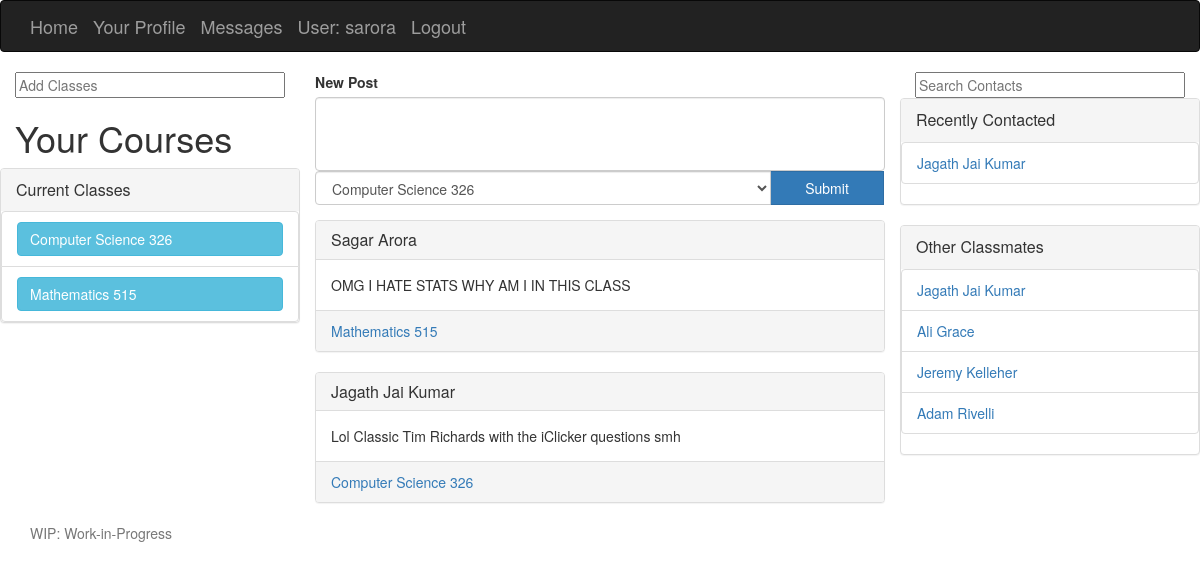
The page /Tibl/ (signed in) on the database as committed earlier.
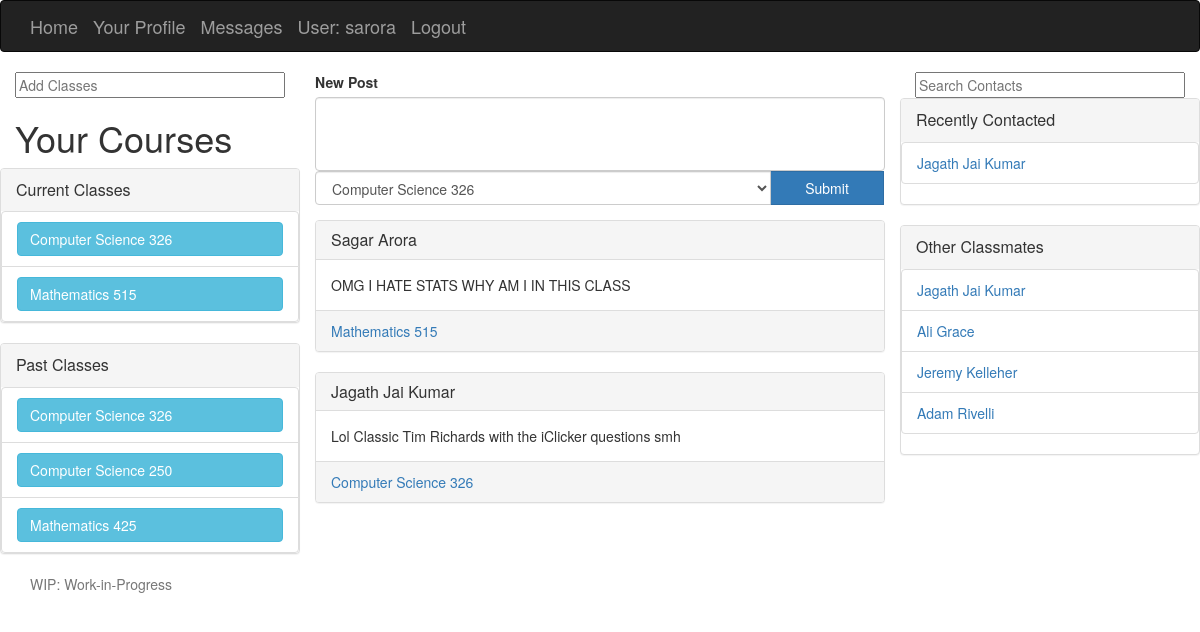
The same page on the database as committed later.
### Tibl/models.py (models this page shows, shortened)
class Section(models.Model):
	year = models.IntegerField()
	season_enum = (
		('F', 'Fall'),
		('Sp', 'Spring'),
		('W', 'Winter'),
		('Su', 'Summer'),
	)
	season = models.CharField(max_length=2, choices=season_enum, null=True)
	teachers = models.ManyToManyField('Teacher')
	students = models.ManyToManyField('Student')
	course = models.ForeignKey('Course', on_delete=models.SET_NULL, null=True)

class Course(models.Model):
	department = models.ForeignKey('Department', on_delete=models.SET_NULL, null=True)
	name = models.CharField(max_length=200, null=True)
	number = models.CharField(max_length=10)

class Department(models.Model):
	name = models.CharField(max_length=60)
	abbreviation = models.CharField(max_length=10)
	def __str__(self):
		return self.name

class Post(models.Model):
	poster = models.ForeignKey('Student', on_delete=models.SET_NULL, null=True)
	content = models.TextField(max_length=10000)
	creation_date = models.DateTimeField(auto_now_add=True)
	section = models.ForeignKey('Section', on_delete=models.SET_NULL, null=True)

class Student(models.Model):
	full_name = models.CharField(max_length=60)
	grad_year = models.IntegerField()
	profile_picture = models.ImageField(upload_to="profile_pictures")
	user = models.OneToOneField(User, on_delete=models.SET_NULL, null=True)

### Tibl/views.py (the view, shortened to what this page needs)
# urls.py: path('', views.index, name='index'),
@login_required
def index(request):
    poster = Student.objects.get(user=request.user.pk)
    student_pk = poster.pk
    past_section_list = Section.objects.filter(students=student_pk).filter(~(Q(year=2018) & Q(season='Sp')))
    section_list = Section.objects.filter(students=student_pk).filter(season='Sp').filter(year=2018)
    have_messaged = [message.receiver for message in Message.objects.filter(sender=student_pk)] +\
                    [message.sender for message in Message.objects.filter(receiver=student_pk)]
    other_classmates = Student.objects.filter(section__in=section_list).filter(~Q(pk=student_pk)).distinct()
    have_messaged = list(set(have_messaged))
    posts = Post.objects.filter(section__in=section_list)
    ordered = posts.order_by('-creation_date')
    return render(
        request,
        'index.html',
        context={
        'past_section_list': past_section_list,
        'section_list': section_list,
        'have_messaged': have_messaged,
        'cur_user': student_pk,
        'posts': ordered,
        'other_classmates': other_classmates,
        }
    )

### Tibl/templates/index.html (shortened to what the changed rows need)
{% extends "base_generic.html" %}
{% block content %}
{% load static %}
<link rel="stylesheet" href="{% static 'css/home.css' %}">
<div class="col-md-3">
	<h1>Your Courses</h1>
	{% if section_list %}
	<div class="row">
		<div class="panel-group">
			<div class="panel panel-default">
				<div id="current_class_dropdown" class="collapse in" style="overflow:hidden">
					{% for section in section_list %}
					<li class="list-group-item">
						<a href="{% url 'class' section.pk %}" class="btn btn-info class_btn" role="button">
							{{ section.course.department }} {{ section.course.number }}
						</a>
					</li>
					{% endfor %}
				</div>
			</div>
		</div>
	</div>
	{% endif %}
	{% if past_section_list %}
	<div class="row">
		<div class="panel-group">
			<div class="panel panel-default">
				<div class="panel-heading">
					<a data-toggle="collapse" href="#past_class_dropdown" role="button" aria-expanded="true" aria-controls="collapseExample" class="panel-title">
						<p class="panel-title">
							Past Classes
						</p>
					</a>
				</div>
				<div id="past_class_dropdown" class="collapse in" style="overflow:hidden">
					{% for section in past_section_list %}
					<li class="list-group-item">
						<a href="{% url 'class' section.pk %}" class="btn btn-info class_btn" role="button">
							{{ section.course.department }} {{ section.course.number }}
						</a>
					</li>
					{% endfor %}
				</div>
			</div>
		</div>
	</div>
	{% endif %}
</div>
<div class="col-md-6">
	{% if posts %}
	{% for post in posts %}
	<div class="panel panel-default">
		<div class="panel-heading">
			<h3 class="panel-title">
				<a href="{% url 'friendprofile' post.poster.pk %}">
					{{ post.poster.full_name }}
				</a>
			</h3>
		</div>
		<div class="panel-body">
			{{ post.content }}
		</div>
		<div class="panel-footer">
			<a href="{% url 'class' post.section.pk %}">
				{{ post.section.course.department }} {{ post.section.course.number }}
			</a>
		</div>
	</div>
	{% endfor %}
	{% endif %}
</div>
<div class="col-md-3">
	<div class="row">
		<div class="panel-group">
			<div class="panel panel-default">
				{% if have_messaged %}
				<div id="recent_contacts_dropdown" class="collapse in">
					<ul class="list-group">
						{% for message in have_messaged %}
						<a href="{% url 'messages' %}">
							<li class="list-group-item">
								{{ message.full_name }}
							</li>
						</a>
						{% endfor %}
					</ul>
				</div>
				{% endif %}
			</div>
		</div>
	</div>
	<div class="row">
		<div class="panel-group">
			<div class="panel panel-default">
				{% if other_classmates %}
				<div id="classmates_dropdown" class="collapse in">
					<ul class="list-group">
						{% for classmate in other_classmates %}
						<li class="list-group-item"><a href="{% url 'friendprofile' classmate.pk %}">{{ classmate.full_name }}</a></li>
						{% endfor %}
					</ul>
				</div>
				{% endif %}
			</div>
		</div>
	</div>
</div>
{% endblock %}

Rows that differ between the two databases and show on the page:
added Section: course.department "Computer Science", course.number "326"
added Section: course.department "Computer Science", course.number "250"
added Section: course.department "Mathematics", course.number "425"
Other text that changed with them:
text now shown: "Past Classes"
